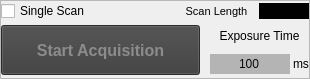
       <widget class="QFrame" name="frame">
        <property name="minimumSize">
         <size>
          <width>310</width>
          <height>79</height>
         </size>
        </property>
        <property name="maximumSize">
         <size>
          <width>310</width>
          <height>79</height>
         </size>
        </property>
        <property name="frameShape">
         <enum>QFrame::StyledPanel</enum>
        </property>
        <property name="frameShadow">
         <enum>QFrame::Raised</enum>
        </property>
        <layout class="QGridLayout" name="gridLayout">
         <property name="leftMargin">
          <number>0</number>
         </property>
         <property name="topMargin">
          <number>0</number>
         </property>
         <property name="rightMargin">
          <number>0</number>
         </property>
         <property name="bottomMargin">
          <number>0</number>
         </property>
         <property name="horizontalSpacing">
          <number>0</number>
         </property>
         <item row="0" column="0">
          <layout class="QGridLayout" name="gridLayout_3" rowstretch="1,0" columnstretch="0,0">
           <property name="sizeConstraint">
            <enum>QLayout::SetFixedSize</enum>
           </property>
           <property name="verticalSpacing">
            <number>1</number>
           </property>
           <item row="1" column="0">
            <layout class="QHBoxLayout" name="horizontalLayout_3" stretch="2,1">
             <property name="spacing">
              <number>10</number>
             </property>
             <item>
              <widget class="QPushButton" name="BTN_acquisition">
               <property name="minimumSize">
                <size>
                 <width>0</width>
                 <height>50</height>
                </size>
               </property>
               <property name="font">
                <font>
                 <family>Arial</family>
                 <pointsize>12</pointsize>
                 <weight>75</weight>
                 <bold>true</bold>
                </font>
               </property>
               <property name="styleSheet">
                <string notr="true">background-color:rgb(60, 60, 60); color:rgb(140, 140, 140)</string>
               </property>
               <property name="text">
                <string>Start Acquisition</string>
               </property>
               <property name="checkable">
                <bool>true</bool>
               </property>
              </widget>
             </item>
             <item>
              <layout class="QVBoxLayout" name="verticalLayout">
               <property name="spacing">
                <number>0</number>
               </property>
               <item>
                <widget class="QLabel" name="NON_EXP_Time">
                 <property name="font">
                  <font>
                   <family>Arial</family>
                   <pointsize>9</pointsize>
                  </font>
                 </property>
                 <property name="styleSheet">
                  <string notr="true"/>
                 </property>
                 <property name="text">
                  <string>Exposure Time</string>
                 </property>
                 <property name="alignment">
                  <set>Qt::AlignCenter</set>
                 </property>
                 <property name="textInteractionFlags">
                  <set>Qt::NoTextInteraction</set>
                 </property>
                </widget>
               </item>
               <item>
                <layout class="QHBoxLayout" name="horizontalLayout">
                 <property name="spacing">
                  <number>3</number>
                 </property>
                 <item>
                  <widget class="QLineEdit" name="STATUS_exp_time">
                   <property name="minimumSize">
                    <size>
                     <width>0</width>
                     <height>20</height>
                    </size>
                   </property>
                   <property name="styleSheet">
                    <string notr="true">background-color:rgb(180, 180, 180); color:rgb(10, 10, 10)</string>
                   </property>
                   <property name="text">
                    <string>100</string>
                   </property>
                   <property name="frame">
                    <bool>false</bool>
                   </property>
                   <property name="alignment">
                    <set>Qt::AlignCenter</set>
                   </property>
                  </widget>
                 </item>
                 <item>
                  <widget class="QLabel" name="NON_sec">
                   <property name="font">
                    <font>
                     <family>Arial</family>
                     <pointsize>9</pointsize>
                    </font>
                   </property>
                   <property name="styleSheet">
                    <string notr="true"/>
                   </property>
                   <property name="text">
                    <string>ms</string>
                   </property>
                   <property name="alignment">
                    <set>Qt::AlignCenter</set>
                   </property>
                   <property name="textInteractionFlags">
                    <set>Qt::NoTextInteraction</set>
                   </property>
                  </widget>
                 </item>
                </layout>
               </item>
              </layout>
             </item>
            </layout>
           </item>
           <item row="0" column="0" colspan="2">
            <layout class="QHBoxLayout" name="horizontalLayout_2" stretch="0,0,0,2,1">
             <item>
              <widget class="QCheckBox" name="CBOX_single_scan">
               <property name="enabled">
                <bool>true</bool>
               </property>
               <property name="styleSheet">
                <string notr="true"/>
               </property>
               <property name="text">
                <string>Single Scan</string>
               </property>
              </widget>
             </item>
             <item>
              <spacer name="horizontalSpacer">
               <property name="orientation">
                <enum>Qt::Horizontal</enum>
               </property>
               <property name="sizeHint" stdset="0">
                <size>
                 <width>40</width>
                 <height>20</height>
                </size>
               </property>
              </spacer>
             </item>
             <item>
              <spacer name="horizontalSpacer_2">
               <property name="orientation">
                <enum>Qt::Horizontal</enum>
               </property>
               <property name="sizeHint" stdset="0">
                <size>
                 <width>40</width>
                 <height>20</height>
                </size>
               </property>
              </spacer>
             </item>
             <item>
              <widget class="QLabel" name="NON_acq_num">
               <property name="maximumSize">
                <size>
                 <width>85</width>
                 <height>1352000</height>
                </size>
               </property>
               <property name="font">
                <font>
                 <pointsize>8</pointsize>
                </font>
               </property>
               <property name="styleSheet">
                <string notr="true"/>
               </property>
               <property name="text">
                <string>Scan Length</string>
               </property>
               <property name="alignment">
                <set>Qt::AlignCenter</set>
               </property>
               <property name="textInteractionFlags">
                <set>Qt::NoTextInteraction</set>
               </property>
              </widget>
             </item>
             <item>
              <widget class="QLineEdit" name="LBL_scan_length">
               <property name="maximumSize">
                <size>
                 <width>50</width>
                 <height>16777215</height>
                </size>
               </property>
               <property name="font">
                <font>
                 <family>Arial</family>
                </font>
               </property>
               <property name="styleSheet">
                <string notr="true">background-color:rgb(0, 0, 0);</string>
               </property>
               <property name="text">
                <string>0</string>
               </property>
               <property name="frame">
                <bool>false</bool>
               </property>
               <property name="alignment">
                <set>Qt::AlignCenter</set>
               </property>
              </widget>
             </item>
            </layout>
           </item>
          </layout>
         </item>
        </layout>
       </widget>
